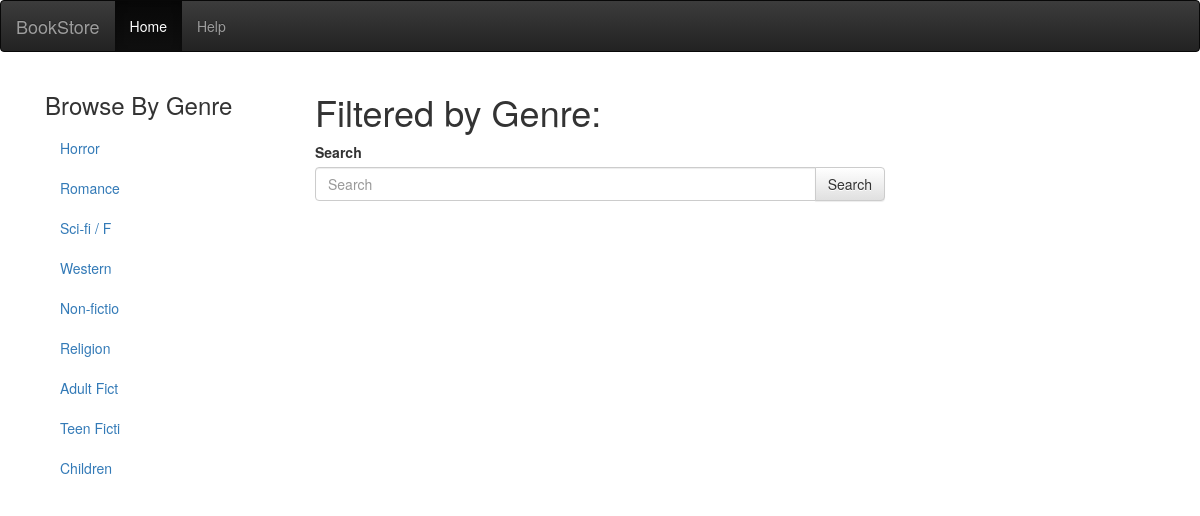
The app's page /genre.php (signed in) with its own data.
### tables this page shows
CREATE TABLE IF NOT EXISTS genre
(
Name VARCHAR(10), 
GenreID INT,
PRIMARY KEY (GenreID)
);

### genre.php (the view, shortened to what this page needs)
<!DOCTYPE html>
<html>
  <head>
    <link href="style.css" rel="stylesheet" media="all" />
    <?php
      $user = 'book_inv_user';
      $password = 'user123';
      $db = 'book_inventory';
      $host = 'localhost';
      $port = 8889;
      $mysqli = new mysqli("$host","$user","$password","$db","$port");
  ?>
  </head>
  <body>
    <nav class="navbar navbar-inverse">
      <div class="container-fluid">
        <div class="navbar-header">
          <a class="navbar-brand" href="index.php">BookStore</a>
        </div>
        <div class="collapse navbar-collapse" id="bs-example-navbar-collapse-9">
          <ul class="nav navbar-nav">
            <li class="active"><a href="welcome.php">Home</a></li>
            <li><a href="#">Help</a></li>
          </ul>
        </div>
      </div>
    </nav>
    <div class="container">
      <div class="col-md-3" role="complementary">
        <nav class="bs-docs-sidebar hidden-print hidden-xs hidden-sm affix-top" style="">
          <h3>Browse By Genre</h3>
          <ul class="nav bs-docs-sidenav">
            <?php
              $query = "SELECT * FROM genre";
              $result=$mysqli->query("$query");
              while($row=$result->fetch_assoc()) {
            ?>
              <li><a class="genre" genreID="<?php echo $row['GenreID']; ?>" href="javascript:void(0)"><?php echo $row['Name']; ?></a></li>
            <?php } ?>
          </ul>
        </nav>
      </div>
      <div class="col-md-6">
        <div class="row">
          <?php
        echo "<h1>Filtered by Genre:</h1>"
      ?>
        </div>
        <div class="row">
          <form action="search.php" method="POST">
            <label for="searchString">Search</label>
            <div class="input-group">
              <input type="textfield" class="form-control" id="searchString" name="searchString" placeholder="Search">
              <span class="input-group-btn">
                <button type="submit" class="btn btn-default">Search</button>
              </span>
            </div>
          </form>
        </div>
      </div>
    </div>
  </body>
</html>

### records on screen
genre: Name "Horror"
genre: Name "Romance"
genre: Name "Sci-fi / F"
genre: Name "Western"
genre: Name "Non-fictio"
genre: Name "Religion"
genre: Name "Adult Fict"
genre: Name "Teen Ficti"
genre: Name "Children"
